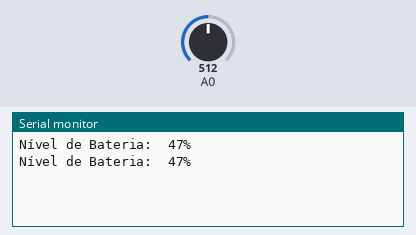
The sketch below on a simulated Arduino Uno, built with avr-gcc and run on an emulated ATmega328P. Shown: the last lines printed to the serial monitor. Inputs (shaded band) come from the test bench; at power-on: A0 = 512.

Above: at 2.8 s.
2.9 s: A0 set to 716
At 4.8 s:
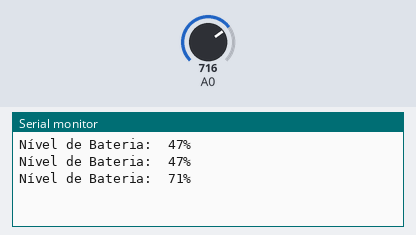
5.6 s: A0 set to 900
At 6.3 s:
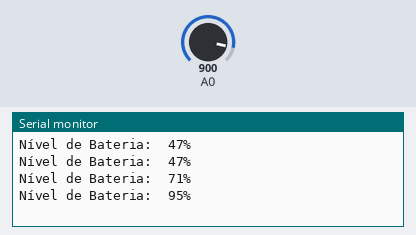
Timing chart, 0 to 8.6 s (numbered marks = the images above; inputs shaded):
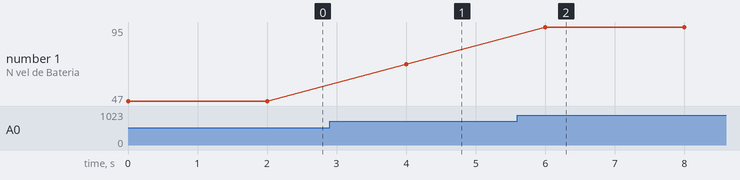

The sketch:

nivel_de_bateria.ino
```cpp
//Nivel de duas baterias de 4.2V em serie
void setup() {
  Serial.begin(9600);
}
void loop() {
  float Vcc = (analogRead(A0) * 5) / 1023;
  float Vin = Vcc / 0.5;//22000/(22000+22000) = 0.5
  int nivel = (Vin * 100) / 8.4;
  Serial.print("Nível de Bateria:\t"); Serial.print(nivel);Serial.println("%");
  delay(2000);
}
```

Measured:
- after the input at 2.9 s, the serial monitor: prints a new line after 1.1 s (image 1)
- after the input at 5.6 s, the serial monitor: prints a new line after 0.40 s (image 2)
- plotted number 1: 47 → 71 after the input at 2.9 s, 71 → 95 after the input at 5.6 s
